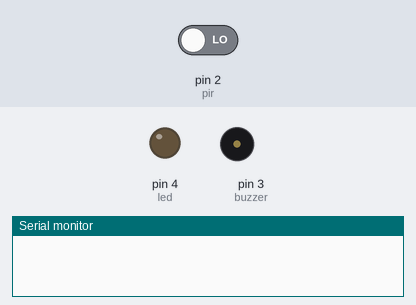
Recording of a sketch running on a simulated Arduino Uno, built with avr-gcc and run on an emulated ATmega328P. Parts: output pins drawn as LEDs (lit = HIGH), buzzer (waves = sounding), the last lines printed to the serial monitor. Inputs (shaded band) come from the test bench; at power-on: pin 2 (pir) LOW. Pins used as bus, display or sensor lines are not drawn.

Above: at 1.2 s.
1.3 s: pin 2 (pir) driven HIGH
At 2.1 s:
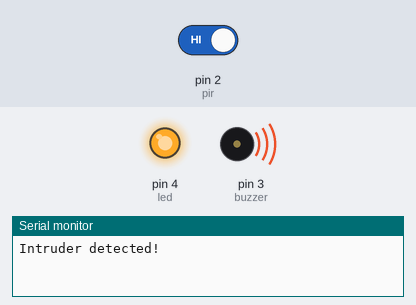
4.3 s: pin 2 (pir) driven LOW
At 5.0 s:
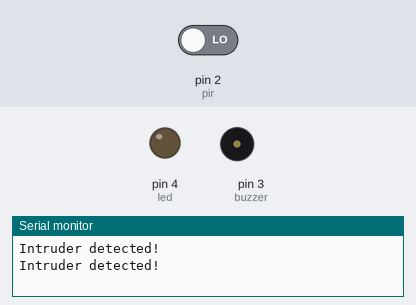
Timing chart, 0 to 7.3 s (numbered marks = the images above; inputs shaded):
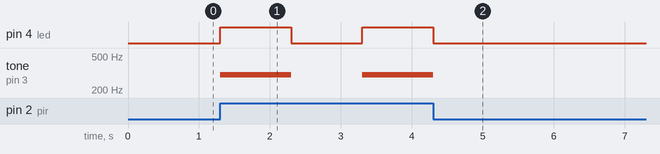

Measured:
- after the input at 1.3 s, pin 4 (led): LOW → HIGH at once, → LOW 1.0 s later, → HIGH 1.0 s later; tone on pin 3 (buzzer): silent → 300 Hz at once, → silent 1.0 s later, → 300 Hz 1.0 s later
- after the input at 4.3 s, pin 4 (led): goes on until 4.3 s, then stays LOW; tone on pin 3 (buzzer): goes on until 4.3 s, then stays silent

The sketch:

iot_proj_intruder_detector1.ino
```cpp
int pirstate =0;
int pir = 2;
int buzzer = 3;
int led = 4;

void setup()
{
  pinMode(pir, INPUT);
  pinMode(buzzer, OUTPUT);
  pinMode(led, OUTPUT);
  Serial.begin(9600);
}

void loop()
{
  pirstate=digitalRead(pir);
  if (pirstate==HIGH)
  {
    Serial.println("Intruder detected!");
    digitalWrite(buzzer, HIGH);
    tone(buzzer, 300, 1000); // Send 100 Hz sound signal
    digitalWrite(led, HIGH);
    delay(1000);

    digitalWrite(buzzer, LOW);
    digitalWrite(led, LOW);
    delay(1000);

  }
  else
  {
    digitalWrite(buzzer, LOW);
    digitalWrite(led, LOW);
  }
}
```
